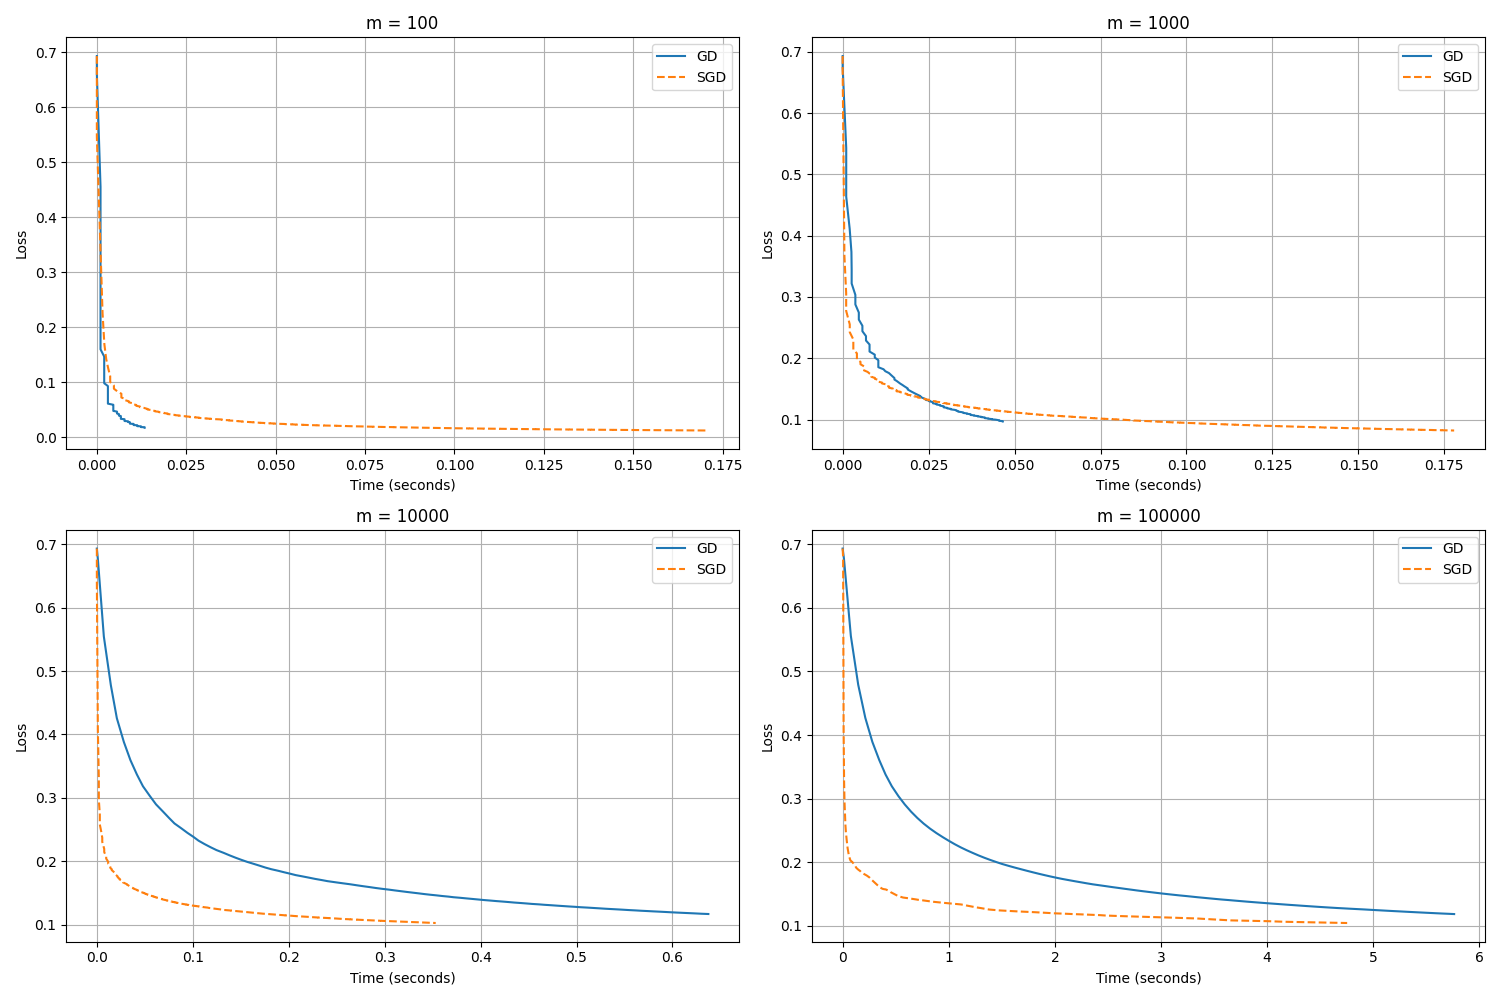

The Python source for this figure:
import numpy as np
import matplotlib.pyplot as plt
import time

def sigmoid(x):
    x = np.clip(x, -700, 700)
    return 1 / (1 + np.exp(-x))

def generate_data(m, n):
    X = np.random.randn(m, n)
    w_true = np.random.randn(n)
    prob = 1 / (1 + np.exp(-X @ w_true))
    y = (prob > 0.5).astype(float)
    return X, y

def batch_gradient_descent(X, y, w_init, lr=0.1, max_iter=1000):
    start_time = time.time()
    w = w_init.copy()
    times = [0]
    losses = [compute_loss(X, y, w)]
    
    for i in range(max_iter):
        p = sigmoid(X @ w)
        grad = X.T @ (p - y) / len(y)
        w = w - lr * grad
        
        if i % 10 == 0:
            times.append(time.time() - start_time)
            losses.append(compute_loss(X, y, w))
    
    return w, times, losses

def stochastic_gradient_descent(X, y, w_init, max_iter=5000):
    start_time = time.time()
    w = w_init.copy()
    times = [0]
    losses = [compute_loss(X, y, w)]
    batch_size = 32
    
    for t in range(max_iter):
        indices = np.random.choice(len(y), batch_size)
        x_batch = X[indices]
        y_batch = y[indices]
        
        lr = 1.0 / np.sqrt(t + 1)
        p = sigmoid(x_batch @ w)
        grad = x_batch.T @ (p - y_batch) / batch_size
        w = w - lr * grad
        
        if t % 10 == 0:
            times.append(time.time() - start_time)
            losses.append(compute_loss(X, y, w))
    
    return w, times, losses

def compute_loss(X, y, w):
    p = sigmoid(X @ w)
    return -np.mean(y * np.log(p + 1e-10) + (1-y) * np.log(1 - p + 1e-10))

n = 100
sample_sizes = [100, 1000, 10000, 100000]

plt.figure(figsize=(15, 10))
for i, m in enumerate(sample_sizes, 1):
    np.random.seed(42)
    X, y = generate_data(m, n)
    w_init = np.zeros(n)
    
    _, times_gd, losses_gd = batch_gradient_descent(X, y, w_init)
    _, times_sgd, losses_sgd = stochastic_gradient_descent(X, y, w_init)
    
    plt.subplot(2, 2, i)
    plt.plot(times_gd, losses_gd, label='GD')
    plt.plot(times_sgd, losses_sgd, '--', label='SGD')
    plt.xlabel('Time (seconds)')
    plt.ylabel('Loss')
    plt.title(f'm = {m}')
    plt.legend()
    plt.grid(True)

plt.tight_layout()
plt.show()
